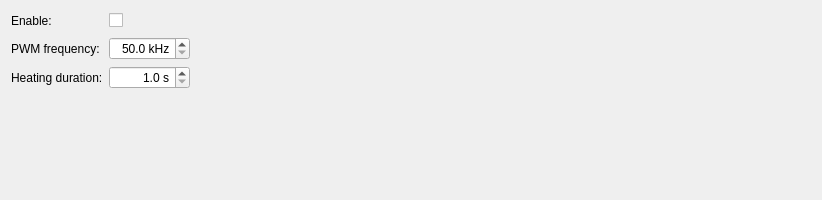
      <widget class="QWidget" name="samplePrepTab">
       <attribute name="title">
        <string>Sample preparation</string>
       </attribute>
       <layout class="QGridLayout" name="gridLayout">
        <item row="0" column="0">
         <widget class="QLabel" name="samplePrepEnableLabel">
          <property name="text">
           <string>Enable:</string>
          </property>
         </widget>
        </item>
        <item row="0" column="1">
         <widget class="QCheckBox" name="samplePrepEnableBox">
          <property name="text">
           <string/>
          </property>
         </widget>
        </item>
        <item row="0" column="2">
         <spacer name="samplePrepHSpacer">
          <property name="orientation">
           <enum>Qt::Horizontal</enum>
          </property>
          <property name="sizeHint" stdset="0">
           <size>
            <width>621</width>
            <height>20</height>
           </size>
          </property>
         </spacer>
        </item>
        <item row="1" column="0">
         <widget class="QLabel" name="samplePrepPwmFreqLabel">
          <property name="text">
           <string>PWM frequency:</string>
          </property>
         </widget>
        </item>
        <item row="1" column="1">
         <widget class="QDoubleSpinBox" name="samplePrepPwmFreqBox">
          <property name="alignment">
           <set>Qt::AlignRight|Qt::AlignTrailing|Qt::AlignVCenter</set>
          </property>
          <property name="suffix">
           <string> kHz</string>
          </property>
          <property name="decimals">
           <number>1</number>
          </property>
          <property name="minimum">
           <double>50.000000000000000</double>
          </property>
          <property name="maximum">
           <double>150.000000000000000</double>
          </property>
         </widget>
        </item>
        <item row="2" column="0">
         <widget class="QLabel" name="samplePrepHeatingDurationLabel">
          <property name="text">
           <string>Heating duration:</string>
          </property>
         </widget>
        </item>
        <item row="2" column="1">
         <widget class="QDoubleSpinBox" name="samplePrepHeatingDurationBox">
          <property name="alignment">
           <set>Qt::AlignRight|Qt::AlignTrailing|Qt::AlignVCenter</set>
          </property>
          <property name="suffix">
           <string> s</string>
          </property>
          <property name="decimals">
           <number>1</number>
          </property>
          <property name="minimum">
           <double>1.000000000000000</double>
          </property>
          <property name="maximum">
           <double>30.000000000000000</double>
          </property>
         </widget>
        </item>
        <item row="3" column="0">
         <spacer name="samplePrepVSpacer">
          <property name="orientation">
           <enum>Qt::Vertical</enum>
          </property>
          <property name="sizeHint" stdset="0">
           <size>
            <width>20</width>
            <height>100</height>
           </size>
          </property>
         </spacer>
        </item>
       </layout>
      </widget>
